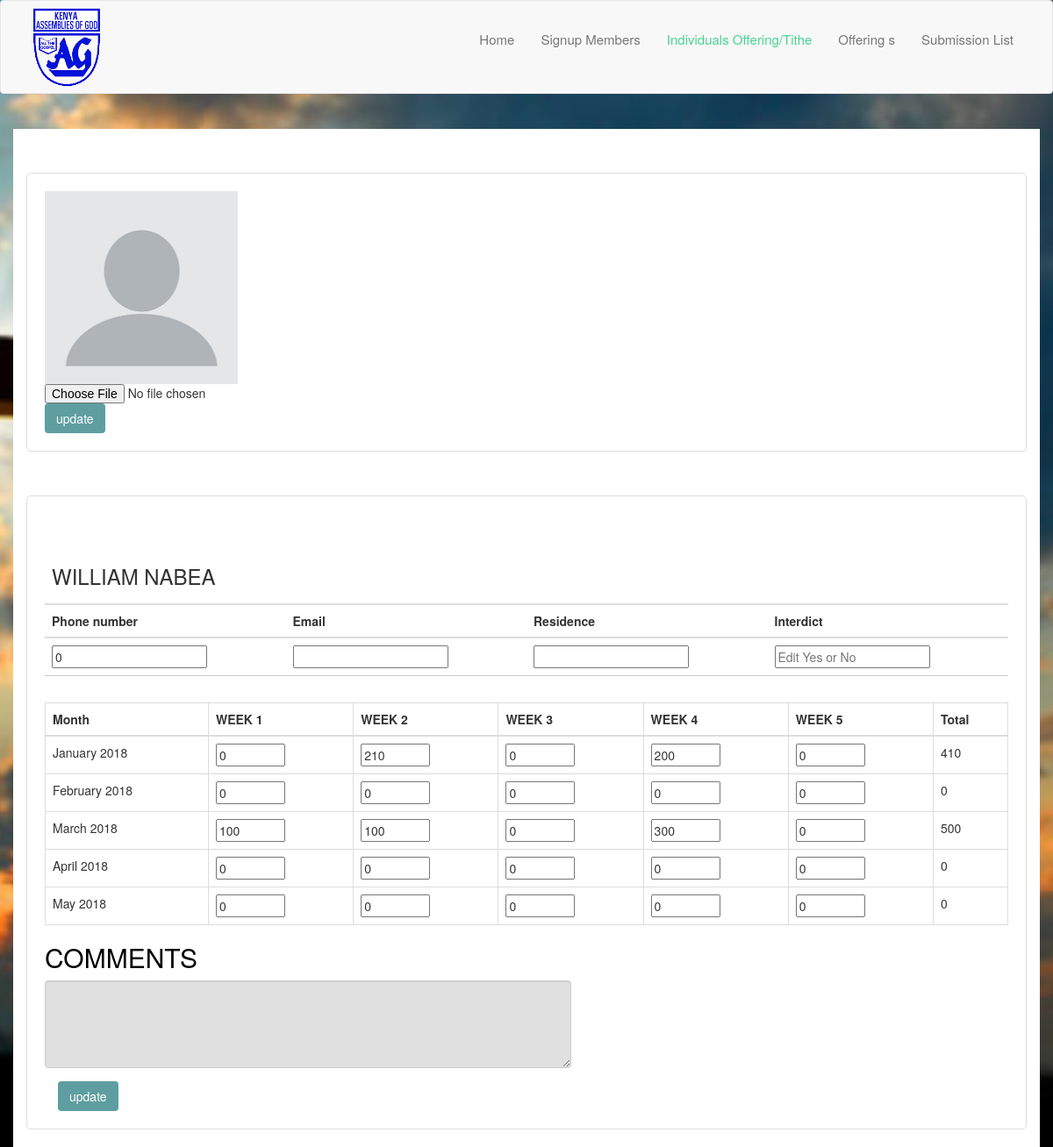
The page /adminkag/individual/edit.php?edit=3 on the database its author committed.
### tables this page shows
CREATE TABLE `congregation` (
  `id` int(11) NOT NULL,
  `usr` varchar(128) NOT NULL,
  `name` varchar(128) NOT NULL,
  `phone` int(14) DEFAULT NULL,
  `pwd` varchar(129) NOT NULL,
  `tithe1` int(128) NOT NULL,
  `tithe2` int(128) NOT NULL,
  `tithe3` int(128) NOT NULL,
  `tithe4` int(128) NOT NULL,
  `tithe5` int(128) NOT NULL,
  `interdict` varchar(129) NOT NULL,
  `email` varchar(129) NOT NULL,
  `residence` varchar(129) NOT NULL,
  `date` varchar(129) NOT NULL,
  `feb1` int(128) NOT NULL,
  `feb2` int(128) NOT NULL,
  `feb3` int(128) NOT NULL,
  `feb4` int(128) NOT NULL,
  `feb5` int(128) NOT NULL,
  `march1` int(128) NOT NULL,
  `march2` int(128) NOT NULL,
  `march3` int(128) NOT NULL,
  `march4` int(128) NOT NULL,
  `march5` int(128) NOT NULL,
  `apr1` int(128) NOT NULL,
  `apr2` int(128) NOT NULL,
  `apr3` int(128) NOT NULL,
  `apr4` int(128) NOT NULL,
  `apr5` int(128) NOT NULL,
  `may1` int(128) NOT NULL,
  `may2` int(128) NOT NULL,
  `may3` int(128) NOT NULL,
  `may4` int(128) NOT NULL,
  `may5` int(128) NOT NULL,
  `june1` int(128) NOT NULL,
  `june2` int(128) NOT NULL,
  `june3` int(128) NOT NULL,
  `june4` int(128) NOT NULL,
  `june5` int(128) NOT NULL,
  `july1` int(128) NOT NULL,
  `july2` int(128) NOT NULL,
  `july3` int(128) NOT NULL,
  `july4` int(128) NOT NULL,
  `july5` int(128) NOT NULL,
  `august1` int(128) NOT NULL,
  `august2` int(128) NOT NULL,
  `august3` int(128) NOT NULL,
  `august4` int(128) NOT NULL,
  `august5` int(128) NOT NULL,
  `sept1` int(128) NOT NULL,
  `sept2` int(128) NOT NULL,
  `sept3` int(128) NOT NULL,
  `sept4` int(128) NOT NULL,
  `sept5` int(128) NOT NULL,
  `oct1` int(128) NOT NULL,
  `oct2` int(128) NOT NULL,
  `oct3` int(128) NOT NULL,
  `oct4` int(128) NOT NULL,
  `oct5` int(128) NOT NULL,
  `nov1` int(128) NOT NULL,
  `nov2` int(128) NOT NULL,
  `nov3` int(128) NOT NULL,
  `nov4` int(128) NOT NULL,
  `nov5` int(128) NOT NULL,
  `dec1` int(128) NOT NULL,
  `dec2` int(128) NOT NULL,
  `dec3` int(128) NOT NULL,
  `dec4` int(128) NOT NULL,
  `dec5` int(128) NOT NULL,
  `message` varchar(128) NOT NULL,
  `profile` varchar(100) NOT NULL
);

### adminkag/individual/server.php (called while the page is built, shortened)
<?php
include '../db.php';
$results = mysqli_query($db, "SELECT *, (tithe1+tithe2+tithe3+tithe4+tithe5) AS 'total', (feb1+feb2+feb3+feb4+feb5) AS 'total2', (march1+march2+march3+march4+march5) AS 'total3', (apr1+apr2+apr3+apr4+apr5) AS 'total4' , (may1+may2+may3+may4+may5) AS 'total5' from congregation;");

### adminkag/individual/edit.php (the view, shortened to what this page needs)
<?php
include ('server.php');
if (isset($_GET['edit'])) {
	$id = $_GET['edit'];
	$rec = mysqli_query($db, "SELECT *, (tithe1+tithe2+tithe3+tithe4+tithe5) AS 'total', (feb1+feb2+feb3+feb4+feb5) AS 'total2', (march1+march2+march3+march4+march5) AS 'total3', (apr1+apr2+apr3+apr4+apr5) AS 'total4', (may1+may2+may3+may4+may5) AS 'total5' from congregation WHERE id=$id;");
	$record = mysqli_fetch_array($rec);
	$name = $record['name'];
  $phone= $record['phone'];
  $email = $record['email'];
  $residence = $record['residence'];
	$interdict = $record['interdict'];
  $tithe1 = $record['tithe1'];$tithe2 = $record['tithe2'];$tithe3 = $record['tithe3'];$tithe4 = $record['tithe4'];$tithe5 = $record['tithe5'];$total = $record['total'];
  $feb1 = $record['feb1'];$feb2 = $record['feb2'];$feb3 = $record['feb3'];$feb4 = $record['feb4'];$feb5 = $record['feb5'];$total2 = $record['total2'];
  $march1 = $record['march1'];$march2 = $record['march2'];$march3 = $record['march3'];$march4 = $record['march4'];$march5 = $record['march5'];$total3 = $record['total3'];
  $apr1 = $record['apr1'];$apr2 = $record['apr2'];$apr3 = $record['apr3'];$apr4 = $record['apr4'];$apr5 = $record['apr5'];$total4 = $record['total4'];
  $may1 = $record['may1'];$may2 = $record['may2'];$may3 = $record['may3'];$may4 = $record['may4'];$may5 = $record['may5'];$total5 = $record['total5'];
  $profile = $record['profile'];
}
?>
<!DOCTYPE html>
<html>
<head>
  <link rel="stylesheet" type="text/css" href="../style.css">
  <link rel="stylesheet" type="text/css" href="../css/vendor/bootstrap.css">
    <link rel="stylesheet" href="../css/styles-merged.css">
    <link rel="stylesheet" type="text/css" href="../css/style.css">
    <link rel="stylesheet" href="../css/style.min.css">
    <link rel="stylesheet" href="../css/custom.css">
    <link rel="stylesheet" type="text/css" href="../css/vendor/bootstrap.min.css">
    <link rel="stylesheet" type="text/css" href="../css/vendor/icomoon.css">
</head>
<body>
	<nav class="navbar navbar-default probootstrap-navbar">
        <div class="container">
          <div class="navbar-header">
            <img src="../img.png" alt="KAG church">
          </div>
          <div id="navbar-collapse" class="navbar-collapse collapse">
            <ul class="nav navbar-nav navbar-right">
              <li><a href="../index.php">Home</a></li>
              <li><a href="../signup/signup.php">Signup Members</a></li>
              <li  class="active"><a href="../input/input.php">Individuals Offering/Tithe</a></li>
              <li><a href="../offering/offering.php">Offering s</a></li>
              <li><a href="../view.php">Submission List</a></li>
              </div>
                                  </div>
      </nav>
      <div class="container">
          <div class="row">
            <div class="col-md-12 ">
            </div>
          </div>
        </div>
<?php if($row = mysqli_fetch_array($results)) { ?>
<div style="background-color: white;" class="container">
<form class="table table-bordered"   method="post" enctype="multipart/form-data" >
  <div  style="width: 20rem;">
            <?php
              if (empty($profile) === false){
                  echo '<img  style="height: 220px; length:220px;"  src="', $profile , '" alt="', $name ,'"  >';
              }else echo '<img  style="height: 220px; length:220px;"  src="../images/profile/index.png" alt="', $name ,'"  >';
            ?>
          </div>
<input type="file" name="profile">
<button type="submit" name="profile" class="btn">update</button>
</form>
  <form style="background-color: white;" method="post" action="server.php"  class="table table-bordered">
  <table style="background-color: white;" class="table table-hover">
  <thead>
    <tr>
      <th colspan="4"><h3><?php echo $name; ?></h3></th>
    </tr>
    <tr>
      <th scope="col">Phone number</th>
      <th scope="col">Email</th>
      <th scope="col">Residence</th>
      <th scope="col">Interdict</th>
    </tr>
  </thead>
  <tbody>
    <tr>
      <td><input type="text" name="phone" value="<?php echo $phone; ?>"></td>
      <td><input type="text" name="email" value="<?php echo $email; ?>"></td>
      <td><input type="text" name="residence" value="<?php echo $residence; ?>"></td>
      <td><input type="text" placeholder="Edit Yes or No" name="interdict" value="<?php echo $interdict; ?>"></td>
    </tr>
  </tbody>
</table>
<table style="background-color: white;" class="table table-bordered">
  <thead>
    <tr>
      <th>Month</th>
      <th>WEEK 1</th>
      <th>WEEK 2</th>
      <th>WEEK 3</th>
      <th>WEEK 4</th>
      <th>WEEK 5</th>
      <th>Total</th>
    </tr>
  </thead>
  <tbody>
      <tr>
          <td>January 2018</td>
          <td><input type="text" name="tithe1" size="7" value="<?php echo $tithe1; ?>"></td>
          <td><input type="text" name="tithe2" size="7" value="<?php echo $tithe2; ?>"></td>
          <td><input type="text" name="tithe3" size="7" value="<?php echo $tithe3; ?>"></td>
          <td><input type="text" name="tithe4" size="7" value="<?php echo $tithe4; ?>"></td>
          <td><input type="text" name="tithe5" size="7" value="<?php echo $tithe5; ?>"></td>
          <td><?php echo $total; ?></td>
      </tr>
       <tr>
          <td>February 2018</td>
          <td><input type="text" name="feb1" size="7" value="<?php echo $feb1; ?>"></td>
          <td><input type="text" name="feb2" size="7" value="<?php echo $feb2; ?>"></td>
          <td><input type="text" name="feb3" size="7" value="<?php echo $feb3; ?>"></td>
          <td><input type="text" name="feb4" size="7" value="<?php echo $feb4; ?>"></td>
          <td><input type="text" name="feb5" size="7" value="<?php echo $feb5; ?>"></td>
          <td><?php echo $total2; ?></td>
      </tr>
      <tr>
          <td>March 2018</td>
          <td><input type="text" name="march1" size="7" value="<?php echo $march1; ?>"></td>
          <td><input type="text" name="march2" size="7" value="<?php echo $march2; ?>"></td>
          <td><input type="text" name="march3" size="7" value="<?php echo $march3; ?>"></td>
          <td><input type="text" name="march4" size="7" value="<?php echo $march4; ?>"></td>
          <td><input type="text" name="march5" size="7" value="<?php echo $march5; ?>"></td>
          <td><?php echo $total3; ?></td>
      </tr>
      <tr>
          <td>April 2018</td>
          <td><input type="text" name="apr1" size="7" value="<?php echo $apr1; ?>"></td>
          <td><input type="text" name="apr2" size="7" value="<?php echo $apr2; ?>"></td>
          <td><input type="text" name="apr3" size="7" value="<?php echo $apr3; ?>"></td>
          <td><input type="text" name="apr4" size="7" value="<?php echo $apr4; ?>"></td>
          <td><input type="text" name="apr5" size="7" value="<?php echo $apr5; ?>"></td>
          <td><?php echo $total4; ?></td>
      </tr>
      <tr>
          <td>May 2018</td>
          <td><input type="text" name="may1" size="7" value="<?php echo $may1; ?>"></td>
          <td><input type="text" name="may2" size="7" value="<?php echo $may2; ?>"></td>
          <td><input type="text" name="may3" size="7" value="<?php echo $may3; ?>"></td>
          <td><input type="text" name="may4" size="7" value="<?php echo $may4; ?>"></td>
          <td><input type="text" name="may5" size="7" value="<?php echo $may5; ?>"></td>
          <td><?php echo $total5; ?></td>
      </tr>
</tbody>
</table>
      <div class="form-group">
                      <h2 style="color: black; " for="message">COMMENTS</h2>
                      <textarea style="color: black; height: 100px !important; width: 600px !important; font-size: 14px !important; background-color:   #E0E0E0;" cols="30" rows="10" class="form-control" id="message"  name="message" ><?php echo $message; ?></textarea>
                    </div>
    <?php }
    ?>
          <div class="container">
              <button type="submit" name="update" class="btn">update</button>
          </div>
</div>
</body>
</html>

### adminkag/style.css (style rules this page uses)
body { font-size: 19px; }
table { width: 50%; margin: 30px auto; border-collapse: collapse; text-align: left; }
tr { border-bottom: 1px solid #cbcbcb; }
th,td { border:none; height: 30px; padding: 2px; }
form { width: 45%; margin: 50px auto; text-align: left; padding: 20px; border: 1px solid #bbbbbb; border-radius: 5px; }
.btn { padding: 10px; font-size: 15px; color: white; background: #5f9ea0; border:none; border-radius: 5px; }

### adminkag/css/style.css (style rules this page uses)
html { overflow-x: hidden; }
body { background: #EFF0F4; color: #8b8e94; line-height: 28px; font-size: 15px; font-family: "Raleway", Arial, sans-serif; }
h1, h2, h3, h4, h5, h6 { color: #181920; line-height: 1.5; font-family: "Raleway", Arial, sans-serif; font-weight: 300; margin: 0 0 30px 0; }
h2 { font-size: 36px; }
h3 { font-size: 28px; }
p, ul, ol { margin-bottom: 30px; }
a { -webkit-transition: .3s all; transition: .3s all; color: #6a41ed; }
.probootstrap-navbar { border: none; -webkit-box-shadow: none; box-shadow: none; border-radius: 0px; margin-bottom: 0px; background: #ffffff; -webkit-transition: .3s all; transition: .3s all; }
.probootstrap-navbar .parent-nav-link-padding, .probootstrap-navbar .navbar-brand, .probootstrap-navbar .navbar-nav > li > a { padding-top: 34px; padding-bottom: 34px; padding-left: 0; padding-right: 0; margin-left: 15px; margin-right: 15px; }
.probootstrap-navbar .navbar-nav > li > a { color: black; font-size: 15px; position: relative; }
.probootstrap-navbar .navbar-nav > li.active > a { background: none !important; color: #49D292 !important; }
.btn { border: none; border-radius: 30px; padding-left: 30px; padding-right: 30px; }

### adminkag/css/custom.css (style rules this page uses)
body { background: url(../wallpaper.jpg) no-repeat center center fixed; background-size: cover; height: 100%; overflow: hidden; }
table { background-color: white; }

### rows shown on the page
congregation: name "WILLIAM NABEA", phone "0", tithe1 "0", tithe2 "210", tithe3 "0", tithe4 "200", tithe5 "0", feb1 "0", feb2 "0", feb3 "0", feb4 "0", feb5 "0", march1 "100", march2 "100", march3 "0", march4 "300", march5 "0", apr1 "0", apr2 "0", apr3 "0", apr4 "0", apr5 "0", may1 "0", may2 "0", may3 "0", may4 "0", may5 "0"

### other values the page prints
$total "410"
$total2 "0"
$total3 "500"
$total4 "0"
$total5 "0"
